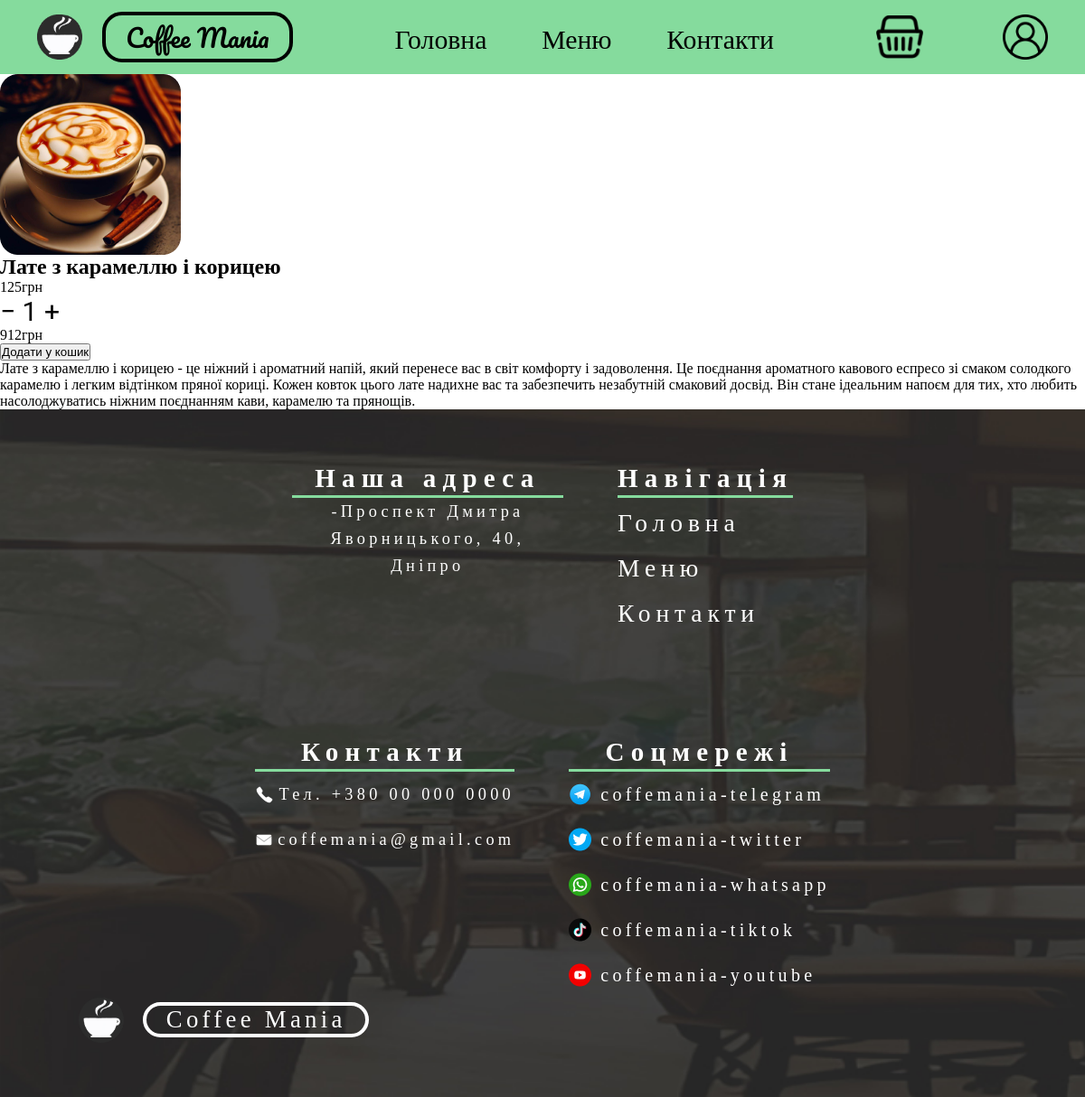
The app's page /menu/2 with its own data.
### shop/models.py (models this page shows, shortened)
class Product(models.Model):
    name = models.CharField(max_length=255)
    image = models.ImageField(upload_to= "products")
    description = models.TextField()
    price = models.CharField(max_length=255)
    def get_absolute_url(self):
        return reverse('product', kwargs = {'product_pk': self.pk})

### shop/views.py (the view, shortened to what this page needs)
# urls.py: path('menu/<product_pk>', show_product, name = 'product'),
def show_product(request, product_pk):
    product = get_object_or_404(Product, pk=product_pk)
    return render(request, 'product/product.html', context={'product': product})

### shop/templates/product/product.html (shortened to what this page needs)
{% extends 'base/base.html' %}
{% load static %}
{% block css %}
<link rel="stylesheet" href="{% static 'shop/shop.css' %}">{% endblock %}
{% block content %}
<div id="content">
    <div class="product-row">
        <div class="product-main">
            <img src="{{ product.image.url }}" alt="{{ product.name }}">
            <div class="product-name-price">
                <h2>{{ product.name }}</h2>
                <p class="product-price">{{ product.price }}грн</p>
            </div>
            <div class="product-buttons">
                <form method="post" id="basket_form">
                    <div class="product-amount-totalprice">
                        <p class="product-amount-main">
                            <span data-value="-1" class="change-amount-main minus-main">&minus;</span>
                            <span class="amount">1</span>
                            <span data-value="+1" class="change-amount-main plus-main">&plus;</span>
                        </p>
                        <p class="product-totalprice">912грн</p>
                    </div>
                    <button class="add-product-button" value="{{ product.get_absolute_url }}">Додати у кошик</button>
                </form>
            </div>
        </div>
        <div class="product-description">
            <p>{{ product.description }}</p>
        </div>
    </div>
</div>
{% endblock %}

### user_interface/static/base/base.css (style rules this page uses)
* { margin: 0; padding: 0; box-sizing: border-box; }
body { overflow-x: hidden; }

### shop/static/shop/shop.css (style rules this page uses)
.minus-main, .plus-main { cursor: pointer;; }
.product-amount-main { font-family: 'Roboto'; font-style: normal; font-size: 30; text-decoration: none; }
.product-amount-main { user-select: none; -webkit-user-select: none; -moz-user-select: none; -ms-user-select: none; user-select: none; }

### records on screen
Product: image (picture), name "Лате з карамеллю і корицею", price "125", description "Лате з карамеллю і корицею - це ніжний і ароматний напій, який перенесе вас в світ комфорту і задоволення. Це поєднання ароматного кавового еспресо зі смаком солодкого карамелю і легким відтінком пряної кориці. Кожен ковток цього лате надихне вас та забезпечить незабутній смаковий досвід. Він стане ідеальним напоєм для тих, хто любить насолоджуватись ніжним поєднанням кави, карамелю та прянощів."
